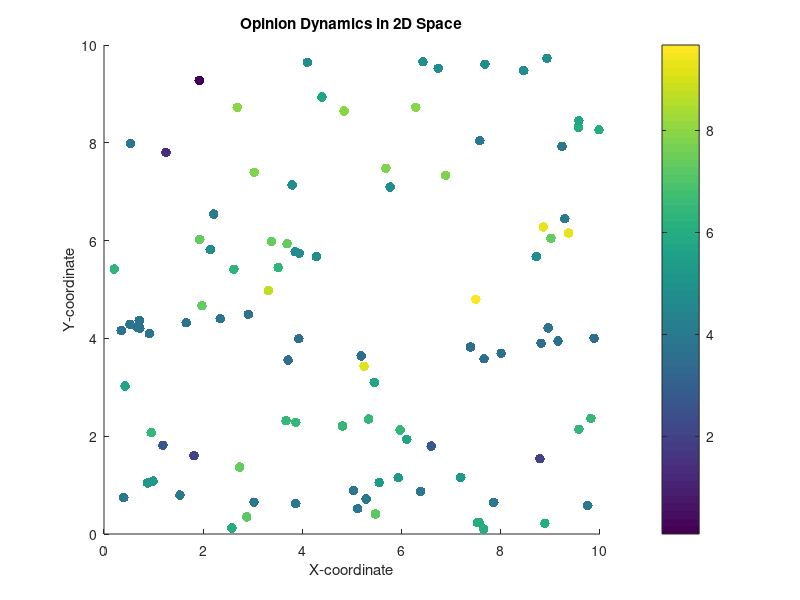

The MATLAB script that drew this image:

% Hegselmann-Krause model for opinion dynamics

% Parameters
N = 100;            % Number of agents
T = 100;            % Number of iterations
epsilon = 0.1;      % Communication threshold
delta = 0.01;       % Tolerance for convergence
xmin = 0; xmax = 10;   % x-coordinate bounds
ymin = 0; ymax = 10;   % y-coordinate bounds

% Initialize agents' opinions randomly
opinions = rand(N, 1) * (ymax - ymin) + ymin;

% Generate random initial positions for agents
positions = rand(N, 2) .* [(xmax-xmin) (ymax-ymin)];
positions(:,1) = positions(:,1) + xmin;

% Main loop
for t = 1:T
    updated_opinions = zeros(N, 1);
    for i = 1:N
        neighbors = find(abs(positions(:,2) - positions(i,2)) < epsilon);
        updated_opinions(i) = mean(opinions(neighbors));
    end
    opinions = updated_opinions;
    
    % Check for convergence
    if max(abs(diff(opinions))) < delta
        disp(['Converged at iteration ' num2str(t)]);
        break;
    end
end

% Plot final state
scatter(positions(:,1), positions(:,2), 50, opinions, 'filled');
colorbar;
xlabel('X-coordinate');
ylabel('Y-coordinate');
title('Opinion Dynamics in 2D Space');